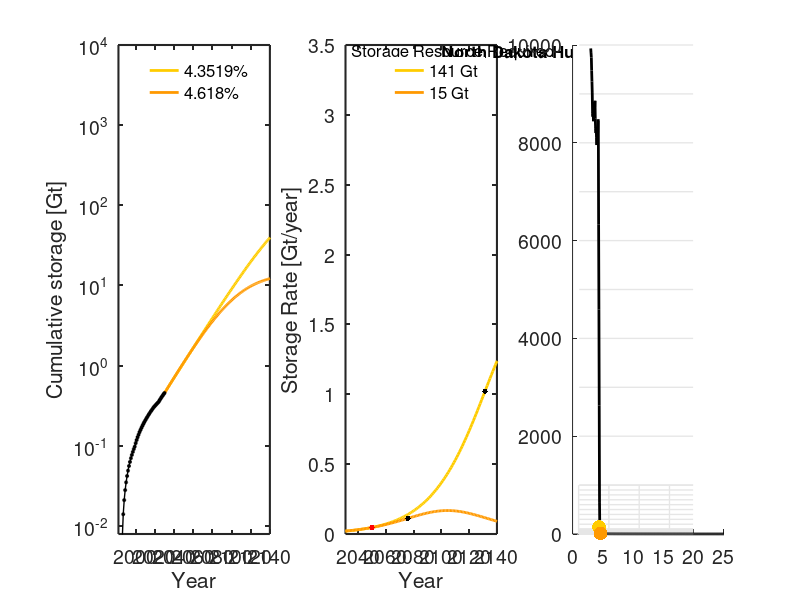

This figure's MATLAB source: (Note: this script raises an error after producing the figure.)
% US national 

clear all
close all
set(0,'DefaultAxesFontSize',14, 'defaultlinelinewidth', 2,...
    'DefaultAxesTitleFontWeight', 'normal')

% Define colormaps, note that colorbrewer was used for manuscript figures,
% and requires additional packages
bluecc = summer(6); 
autumncc = flipud(autumn(6)); 
springcc = flipud(spring(6)); 
greycc = flipud(gray(6)); 

%% Load Data - historical data 
load('NDHub.txt')
years = NDHub(:,1); % years
qinj =  NDHub(:,2); % MT - storage rate 
Q =  NDHub(:,3)./1000; % Gt - cumulative storage 

%% Input
% Growth rate fit to current data
w = 0.025464353;
% possible storage capacity required in 2100
Qinf = [30];
% Fit peak years
peak_year = [2077]; 
% Input for models with change in rate in 2030
year_rate_change = (2030);
% rate change
rtarget = [0.043519, 0.04618];
% resulting storage to meet 2100 target
Qtarget =[141.4287, 15.0070];
% resulting peak injection
peak_target = [2161.7 2104.4];
% vector defining years c5alculate model output2
x = [years(1):2150];
% calculate the constant for exponential growth
% a = Q(2030)./exp(year_Rate_change.*w);
%% Plot cumulative storage
figure('position', [105  337  1700  441])
subplot(1,3,1)
hold on

% Plot increased rate data
for i=1:length(Qtarget)
    % trajectory from 8.6 and a rate change to 10.6
    cum_at_rate_change = exp(year_rate_change.*w).*exp(-52.47182071)
    x2 = [year_rate_change:2150];
    
    C = (Qtarget(i)-cum_at_rate_change);
    pt = (C./(1+exp(rtarget(i)*(peak_target(i)-x2))));
    plot(x2,pt, 'color', autumncc(i+1,:))
end

% Plot actual data - historical growth data 
plot(years(1:end), Q(1:end),'-ok','MarkerFaceColor', 'k','MarkerSize',2, 'linewidth', 1,'HandleVisibility','off')
set(gca, 'YScale', 'log')


% Large plot axis
text(2021, 5060, 'Growth Rates', 'fontsize', 12)
axis([1982 2140 10^-2.1 10^4])
legend({[num2str(rtarget(1)*100), '%'], ...
    [num2str(rtarget(2)*100), '%']}, ...
    'Box', 'off',  'fontsize', 12, 'Position', ...
    [0.126 0.63 0.07 0.2630])
xlabel('Year')
ylabel('Cumulative storage [Gt]')
box on
set(gca, 'YScale', 'log')
set(gca, 'Color', 'white');
set(gca,'linewidth',1.5)

%% Storage rate subplot
subplot(1,3,2)
hold on



      
% Calculate rate change storage curves
for i=1:length(Qtarget)
    cum_2030 = exp(year_rate_change.*w).*exp(-52.47182071);
    x2 = [year_rate_change:2150];
    
    C = (Qtarget(i)-cum_2030);
    
    yrate2 = (C.*rtarget(i).*exp(rtarget(i).*(peak_target(i)-x2)))./...
        ((1+exp(rtarget(i).*(peak_target(i)-x2))).^2);
    
    plot(x2,yrate2, 'color', autumncc(i+1,:))
end

% Calculate inflection years
inflection_time_red = peak_target-log(2+sqrt(3))./rtarget;
C = (Qtarget-cum_2030);
y_inflect_red = (C.*rtarget.*exp(rtarget.*(peak_target-inflection_time_red)))./...
        ((1+exp(rtarget.*(peak_target-inflection_time_red))).^2);
% Label and plot inflection years  
plot(inflection_time_red, y_inflect_red, '.k', 'markersize', 12)

plot(2050, 0.0467, '.r', 'markersize', 12,'HandleVisibility','off')
% Format and annotate plot
box on
xlabel('Year')
ylabel('Storage Rate [Gt/year]')
set(gca,'linewidth',1.5)
set(gca, 'Color', 'white')
axis([2031 2140 0 3.5])
set(gcf, 'Color', [1,1,1]);


text(2035, 3.45, sprintf('Storage Resource Required'), 'fontsize', 12)
legend({[num2str(round(Qtarget(1))),  ' Gt'], ...
    [num2str(round(Qtarget(2))),  ' Gt']}, ...
    'Box', 'off',  'fontsize', 12,... 
    'Position',[0.41 0.63 0.07 0.2630])
text(2100,3.45, 'North Dakota Hub', 'fontsize', 12, 'FontWeight', 'bold')
%% Now plot target tradeoff curves
subplot(1,3,3)
hold on
axis_def = [1 20 0.5 1000];
line_grey = ones(1,3).*0.9;
for i=1:1:10
plot([axis_def(1)+0.1, axis_def(2)-0.1], [i i], 'linewidth', 1, 'color', line_grey,'HandleVisibility','off')
end
for i=10:10:101
plot([axis_def(1)+0.1, axis_def(2)-0.1], [i i], 'linewidth', 1, 'color', line_grey,'HandleVisibility','off')
end
for i=100:100:1000
plot([axis_def(1)+0.1, axis_def(2)-0.1], [i i], 'linewidth', 1, 'color', line_grey,'HandleVisibility','off')
end
for i=1000:1000:10000
plot([axis_def(1)+0.1, axis_def(2)-0.1], [i i], 'linewidth', 1, 'color', line_grey,'HandleVisibility','off')
end
for i=axis_def(1):5:axis_def(2)
plot([i, i], [axis_def(3) axis_def(4)], 'linewidth', 1, 'color', line_grey,'HandleVisibility','off')
end

% load cumulative storage contours 
load('target47.txt')
Rr = target47(:,1);  % grpwth rate
M = target47(:,2); % Qmin
plot(Rr.*100, M, 'k', 'color', greycc(end,:))


    
for i=1:length(Qtarget)
    cum_2030 = exp(year_rate_change.*w).*exp(-52.47182071);
    C = (Qtarget(i)-cum_2030);
    plot(rtarget(i).*100,C, '.','markersize', 30, 'color', autumncc(i+1,:),'HandleVisibility','off')
end


yline(146);
yline(2);
yline(15);

% format plot
set(gca, 'YScale', 'log')
axis(axis_def)
box on
xlabel('Growth Rate [%]')
ylabel('Storage resource required [Gt]')
set(gca, 'Color', 'none');
set(gca,'linewidth',1.5)

text(3, 1.2, sprintf('Storage rate by 2050'), 'fontsize', 14)

legend({['46.7 Mt/yr, North Dakota Hub']}, ...
    'Box', 'off',  'fontsize', 13,'location', 'southwest')